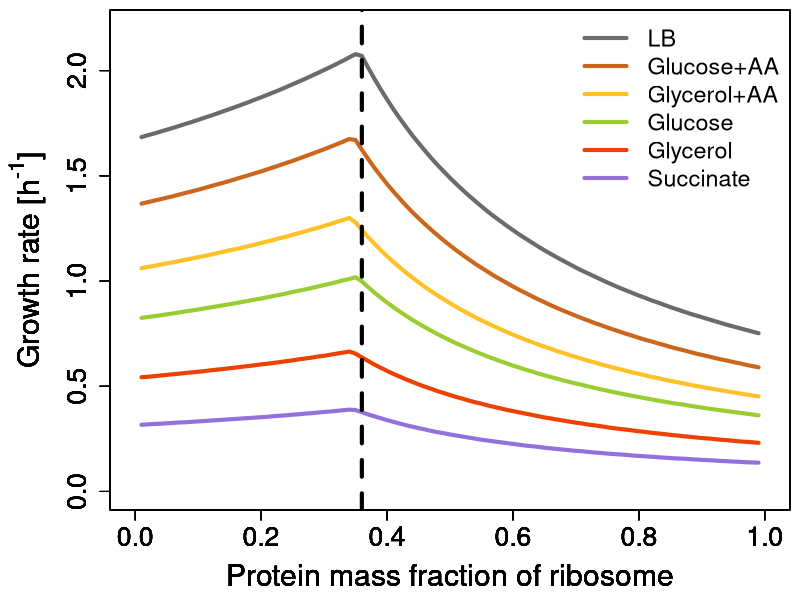

The R source for this figure:
setwd("~/RiboComp")

data <- read.csv("data/08_PRL_reproduction.csv", row.names = 1)
colnames(data) <- c("Succinate", "Glycerol", "Glucose", "Glycerol+AA", "Glucose+AA", "LB")

colors = list("Succinate" = "mediumpurple", 
              "Glycerol" = "orangered2" , 
              "Glucose" = "yellowgreen", 
              "Glycerol+AA" = "goldenrod1", 
              "Glucose+AA" = "chocolate3", 
              "LB" = "gray42")

lwd <- 4
fig_size <- c(18,13)
leg_size <- 1.4
cex_labs <- 1.8
cex_axis <- 1.6

png(filename = "plots/PRL_reproduction.png", type="cairo", units="cm", 
    width=fig_size[1], height=fig_size[2], res=300)

par(mar = c(4.5,5.5,0.5,0.5))
for(condition in colnames(data)){
  plot(rownames(data), data[,condition],
       ylim = c(0,2.2), xlim = c(0,1), type = "l",
       xlab = "Protein mass fraction of ribosome",
       ylab = expression(paste("Growth rate [h"^"-1"*"]")),
       cex.axis = cex_axis, cex.lab = cex_labs, lwd = lwd, col = colors[[condition]])
  par(new=TRUE)
}

par(new=FALSE)

legend("topright", legend = rev(colnames(data)), bty = "n", cex = leg_size, 
       col = rev(unlist(colors)), lty = 1, lwd = lwd)
abline(v=0.36, lty = 2, lwd = lwd)

dev.off()
